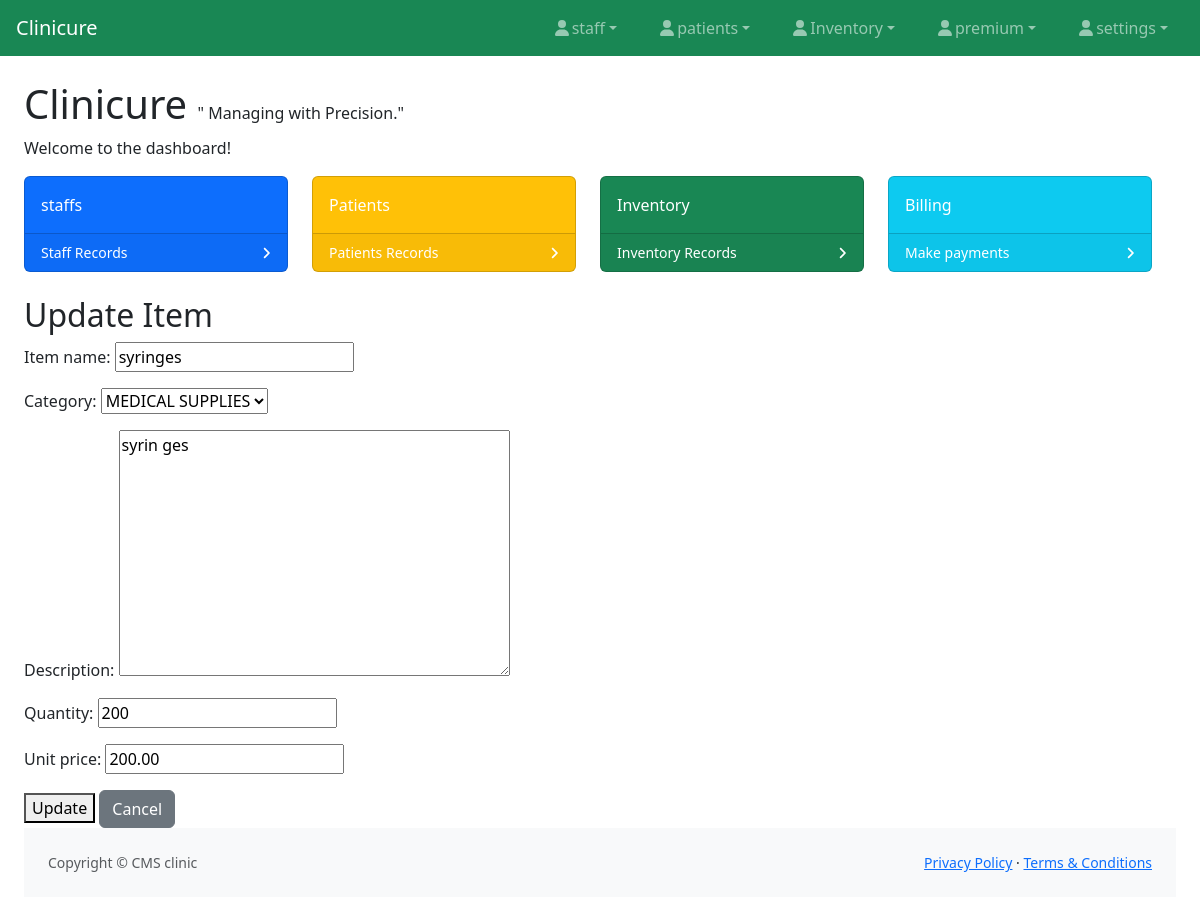
Page /inventory/update/1/ on the earlier database version.
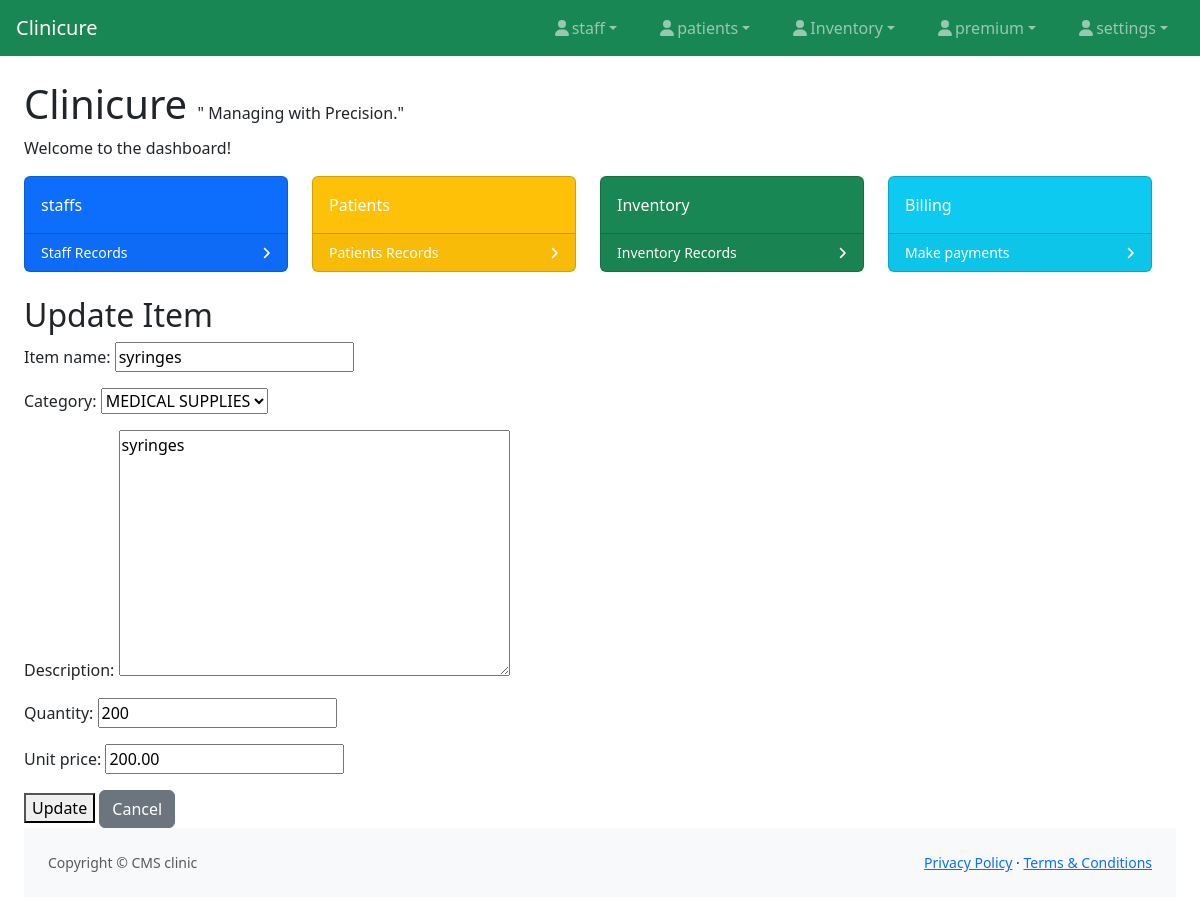
Same page on the later database version.
### inventory/models.py (models this page shows, shortened)
class item(models.Model):
    item_name = models.CharField(max_length=100)
    category = models.CharField(max_length=200, choices=CATEGORY_CHOICES, default='MEDICINES')
    description = models.TextField()
    quantity = models.PositiveIntegerField()
    unit_price = models.DecimalField(max_digits=10, decimal_places=2)
    date_added = models.DateField(auto_now_add=True)

### inventory/views.py (the view)
# urls.py: path('update/<int:id>/', views.update_item, name='update_item'),
def update_item(request, id):
    items= get_object_or_404(item, id=id)
    if request.method == 'POST':
        form = itemForm(request.POST, instance=items)
        if form.is_valid():
            form.save()
            return redirect('inventory:item_list')
    else:
        form = itemForm(instance=items)
    return render(request, 'update_item.html', {'form': form,'items':items})

### inventory/forms.py
class itemForm(forms.ModelForm):
       class Meta:
           model = item
           fields= '__all__'

### inventory/templates/update_item.html (shortened to what this page needs)
{% extends 'base.html' %}
{% block body %}
  <h2>Update Item</h2>
  <form method="post" action="{% url 'inventory:update_item' items.id %}">
    {{ form.as_p }}
    <button type="submit">Update</button>
   <a href="{% url 'inventory:item_list' %}" class="btn btn-secondary">Cancel</a>
  </form>
{% endblock %}

Differences in the rows shown:
changed item "syringes": description "syrin ges" → "syringes"
